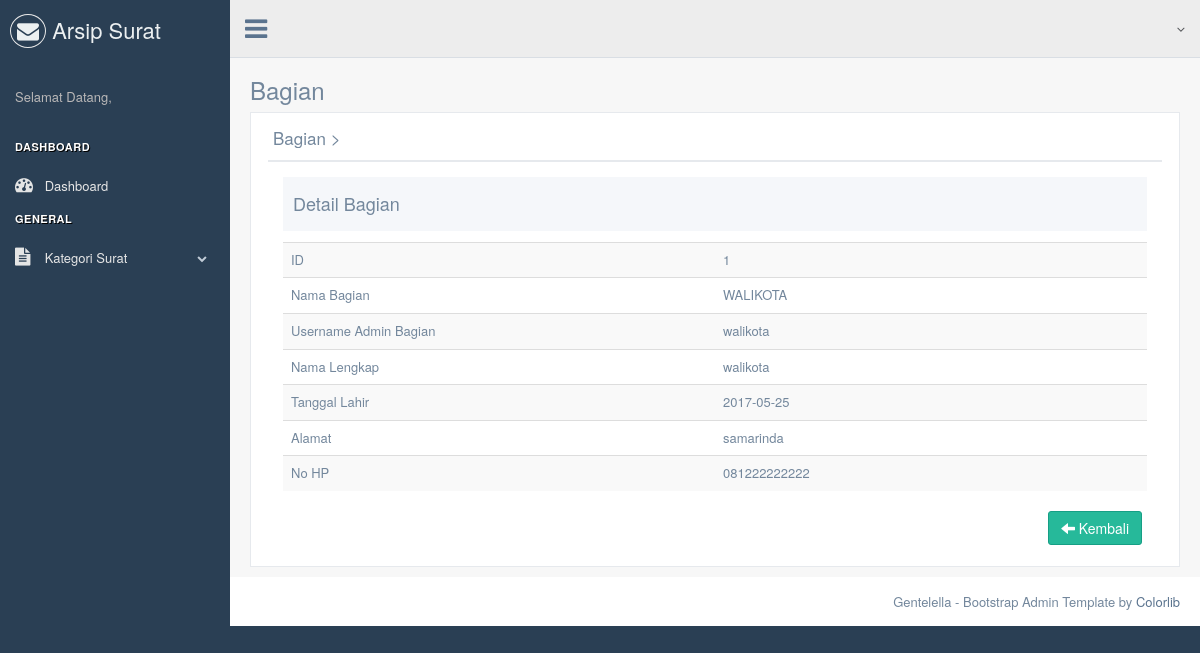
The page /admin/detail_bagian?id_bagian=1 on the database its author committed.
### tables this page shows
CREATE TABLE `tb_bagian` (
  `id_bagian` int(11) NOT NULL,
  `nama_bagian` varchar(120) NOT NULL,
  `username_admin_bagian` varchar(50) NOT NULL,
  `password_bagian` varchar(50) NOT NULL,
  `nama_lengkap` varchar(70) NOT NULL,
  `tanggal_lahir_bagian` date NOT NULL,
  `alamat` text NOT NULL,
  `no_hp_bagian` varchar(12) NOT NULL,
  `gambar` varchar(255) NOT NULL
);

### application/controllers/Admin.php (called while the page is built, shortened)
<?php defined('BASEPATH') OR exit('No direct script access allowed');
class Admin extends CI_Controller{
    function __construct(){
        $this->load->model("suratmasuk_model");
        $this->load->model("suratkeluar_model");
        $this->load->model("arsipsuratmasuk_model");
        $this->load->model("arsipsuratkeluar_model");
        $this->load->model("bagian_model");
    }
    public function detail_bagian()
    {
        $this->load->view('bagian/detail_bagian');
    }
}

### index.php (called while the page is built, shortened)
<?php
require_once BASEPATH.'core/CodeIgniter.php';

### application/views/bagian/detail_bagian.php (the view, shortened to what this page needs)
<!DOCTYPE html>
<html lang="en">
  <head>
  </head>
  <body class="nav-md">
    <div class="container body">
      <div class="main_container">
        <div class="right_col" role="main">
          <div class="">
            <div class="page-title">
              <div class="title_left">
                <h3>Bagian</h3>
              </div>
            </div>
            <div class="clearfix"></div>
            <div class="row">
              <div class="col-md-12 col-sm-12 col-xs-12">
                <div class="x_panel">
                  <div class="x_title">
                    <h2>Bagian ><small>Detail Bagian</small></h2>
                    <div class="clearfix"></div>
                  </div>
                  <?php
                     $id			= $this->db->escape_str($_GET['id_bagian']);
                     $sql  		= $this->db->query("SELECT * FROM tb_bagian where id_bagian='".$id."'");
                     $data 		= $sql->row_array();?>
                  <div class="x_content">
                    <div class="col-md-12 col-sm-12 col-xs-12">
                      <div class="profile_title">
                        <div class="col-md-6">
                          <h2>Detail Bagian </h2>
                        </div>
                      </div>
                      <div class="x_content">
                    </div>
                    <table class="table table-striped">
                      <tbody>
                        <tr>
                          <td width="50%">ID</td>
                          <td><?php echo $data['id_bagian']?></td>
                        </tr>
                        <tr>
                          <td>Nama Bagian</td>
                          <td><?php echo $data['nama_bagian']?></td>
                        </tr>
                        <tr>
                          <td>Username Admin Bagian</td>
                          <td><?php echo $data['username_admin_bagian']?></td>
                        </tr>
                        <tr>
                          <td>Nama Lengkap</td>
                          <td><?php echo $data['nama_lengkap']?></td>
                        </tr>
                        <tr>
                          <td>Tanggal Lahir</td>
                          <td><?php echo $data['tanggal_lahir_bagian']?></td>
                        </tr>
                        <tr>
                          <td>Alamat</td>
                          <td><?php echo $data['alamat']?></td>
                        </tr>
                           <tr>
                          <td>No HP</td>
                          <td><?php echo $data['no_hp_bagian']?></td>
                        </tr>
                      </tbody>
                    </table>
                    <div class="text-right">
                   <a href="<?= base_url('admin/bagian') ?>" class="btn btn-success"><span class="glyphicon glyphicon-arrow-left"></span> Kembali</a></div>
                  </div>
                    </div>
                  </div>
                </div>
              </div>
            </div>
          </div>
        </div>
        <footer>
          <div class="pull-right">
            Gentelella - Bootstrap Admin Template by <a href="https://colorlib.com">Colorlib</a>
          </div>
          <div class="clearfix"></div>
        </footer>
      </div>
  </body>
</html>

### rows shown on the page
tb_bagian: id_bagian "1", nama_bagian "WALIKOTA", username_admin_bagian "walikota", nama_lengkap "walikota", tanggal_lahir_bagian "2017-05-25", alamat "samarinda", no_hp_bagian "081222222222"
